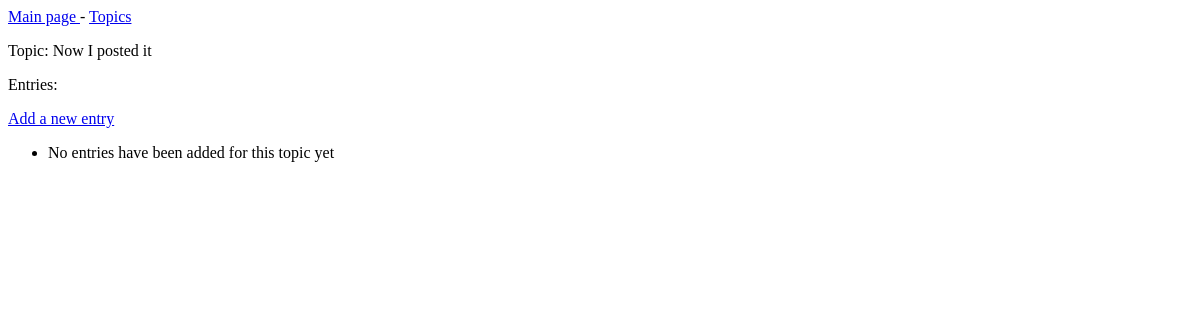
Before: /topics/3/ with the older database file.
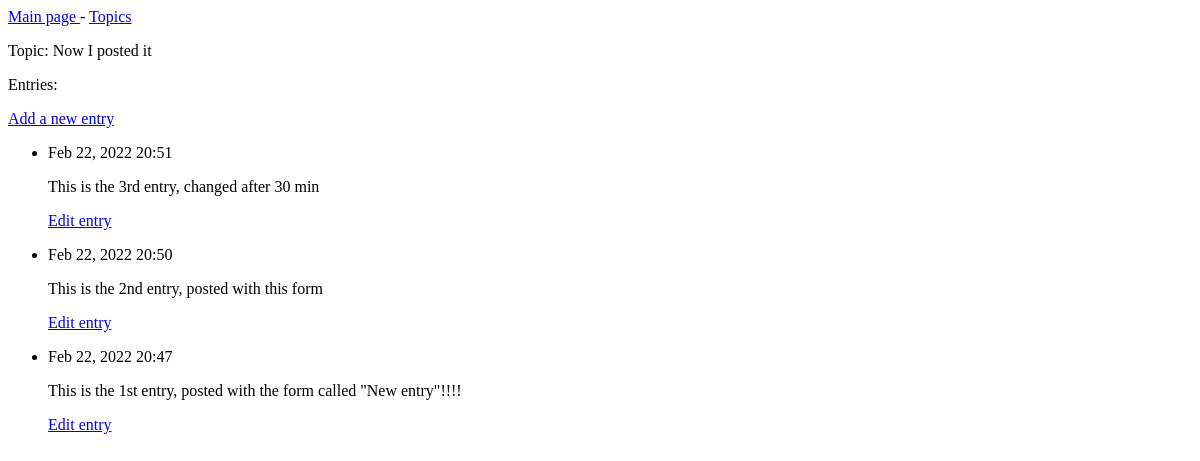
After: the same page with the newer database file.
### learning_logs/models.py (models this page shows, shortened)
class Topic(models.Model):
    text = models.CharField(max_length=200)
    date_added = models.DateTimeField(auto_now_add=True)
    def __str__(self):
        return self.text

class Entry(models.Model):
    topic = models.ForeignKey(Topic, on_delete=models.CASCADE)
    text = models.TextField()
    date_added = models.DateTimeField(auto_now_add=True)
    class Meta:
        verbose_name_plural = 'entries'

### learning_logs/views.py (the view)
# urls.py: path('topics/<int:topic_id>/', views.topic, name='topic'),
def topic(request, topic_id):
    topic = Topic.objects.get(id=topic_id)
    entries = topic.entry_set.order_by('-date_added')
    context = {'topic':topic, 'entries':entries}
    return render(request, 'learning_logs/topic.html', context)

### learning_logs/templates/learning_logs/topic.html
{% extends "learning_logs/base.html" %}
{% block content %}
  <p> Topic: {{ topic }} </p>
  <p> Entries: </p>
  <a href="{% url 'learning_logs:new_entry' topic.id %}"> Add a new entry </a>
  <ul>
    {% for entry in entries %}
      <li>
	    <p> {{ entry.date_added|date:'M d, Y H:i' }} </p>
	    <p> {{ entry.text|linebreaks }} </p>
		<p>
		  <a href="{% url 'learning_logs:edit_entry' entry.id %}"> Edit entry </a>
		</p>
	  </li>
	{% empty %}
	  <li> No entries have been added for this topic yet </li>
	{% endfor %}
  </ul>
{% endblock content %}

### learning_logs/templates/learning_logs/base.html
<p>
  <a href="{% url 'learning_logs:index' %}"> Main  page </a> -
  <a href="{% url 'learning_logs:topics' %}"> Topics </a>
</p>
{% block content %}
{% endblock content %}

Changed rows visible on the page:
added Entry: date_added "Feb 22, 2022 20:51", text "This is the 3rd entry, changed after 30 min"
added Entry: date_added "Feb 22, 2022 20:50", text "This is the 2nd entry, posted with this form"
added Entry: date_added "Feb 22, 2022 20:47", text "This is the 1st entry, posted with the form called \"New entry\"!!!!"
Other visible differences:
text no longer shown: "No entries have been added for this topic yet"
